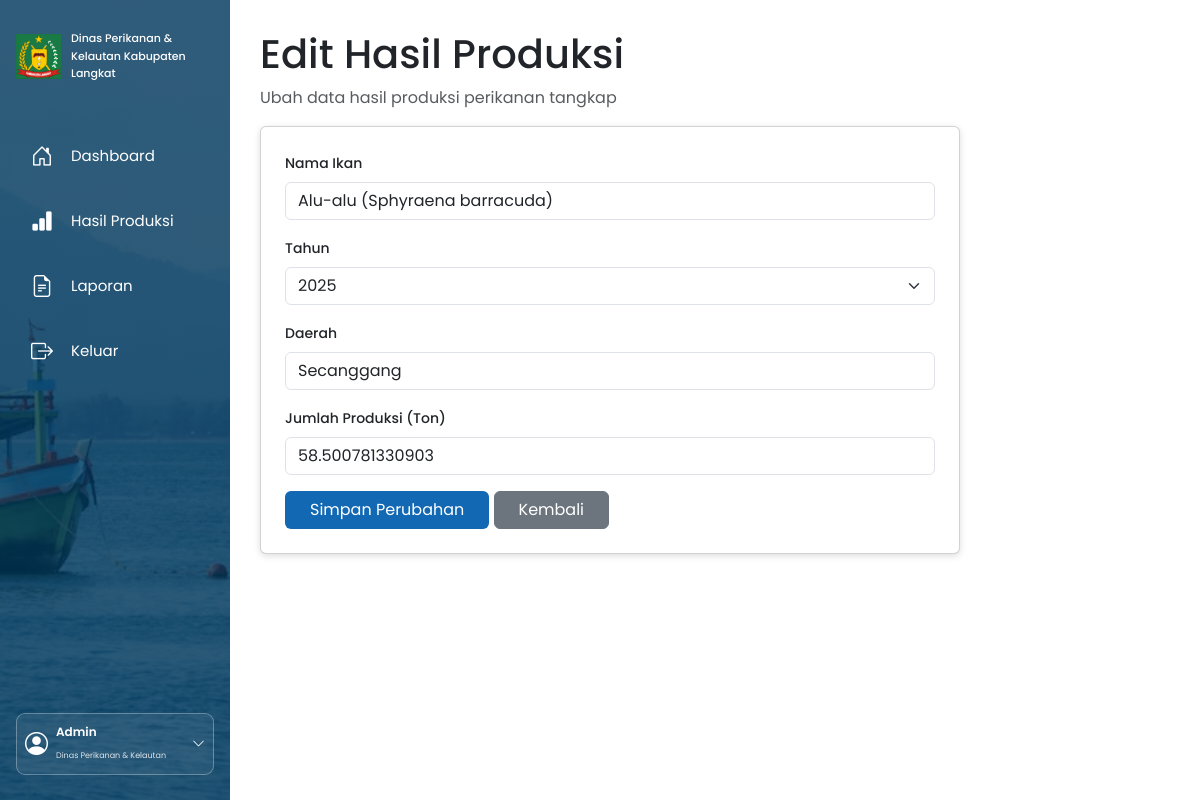
The app's page /edit_produksi.php?id=1 (signed in) with its own data.
### tables this page shows
CREATE TABLE `hasil_produksi` (
  `id` int(11) NOT NULL,
  `Tahun` int(11) NOT NULL,
  `Triwulan` varchar(10) DEFAULT NULL,
  `Nama_ikan` varchar(255) NOT NULL,
  `Daerah` varchar(100) NOT NULL,
  `produksi` decimal(20,12) NOT NULL DEFAULT 0.000000000000,
  `jumlah` decimal(20,12) NOT NULL DEFAULT 0.000000000000
);

### edit_produksi.php (the view, shortened to what this page needs)
<?php
$id = $_GET['id'] ?? '';
$data = mysqli_query($koneksi,
    "SELECT * FROM hasil_produksi WHERE id='$id'"
);
$row = mysqli_fetch_assoc($data);
?>
<!DOCTYPE html>
<html lang="id">
<head>
<link href="https://cdn.jsdelivr.net/npm/bootstrap@5.3.8/dist/css/bootstrap.min.css" rel="stylesheet">
</head>
<body>
<?php include "index.php"; ?>
<main>
<h1>Edit Hasil Produksi</h1>
<p class="text-muted">
Ubah data hasil produksi perikanan tangkap
</p>
<div class="card p-4 mt-3">
<form method="POST">
<div class="mb-3">
<label class="form-label">Nama Ikan</label>
<input
type="text"
name="ikan"
class="form-control"
value="<?= htmlspecialchars($row['Nama_ikan']) ?>"
required>
</div>
<div class="mb-3">
<label class="form-label">Tahun</label>
<select name="tahun" class="form-select" required>
<option value="2025" <?= $row['Tahun']=='2025'?'selected':'' ?>>
2025
</option>
</select>
</div>
<div class="mb-3">
<label class="form-label">Daerah</label>
<input
type="text"
name="daerah"
class="form-control"
value="<?= htmlspecialchars($row['Daerah']) ?>"
required>
</div>
<div class="mb-3">
<label class="form-label">
Jumlah Produksi (Ton)
</label>
<input
type="number"
name="produksi"
class="form-control"
step="0.01"
min="0"
value="<?= htmlspecialchars($row['produksi']) ?>"
required>
</div>
<button
type="submit"
name="simpan"
class="btn btn-biru px-4">
Simpan Perubahan
</button>
<a href="hasil_produksi.php"
class="btn btn-secondary px-4">
Kembali
</a>
</form>
</div>
</main>
</body>
</html>

### edit_produksi.php (style rules this page uses)
body { margin:0; background:#f5f8fb; font-family:Arial,sans-serif; }
main { margin-left:230px; padding:30px; }
h1 { color:#123f69; font-size:28px; font-weight:bold; }
.card { background:white; border:1px solid #e1e7ed; border-radius:10px; box-shadow:0 2px 7px #ddd; max-width:700px; }
.form-label { font-size:14px; font-weight:500; }
.btn-biru { background:#1268b3 !important; color:white !important; border:none; }

### index.php (style rules this page uses)
* { font-family:'Poppins',sans-serif; }

### records on screen
hasil_produksi: ikan "Alu-alu (Sphyraena barracuda)", tahun "2025", daerah "Secanggang", produksi "58.500781330903"
